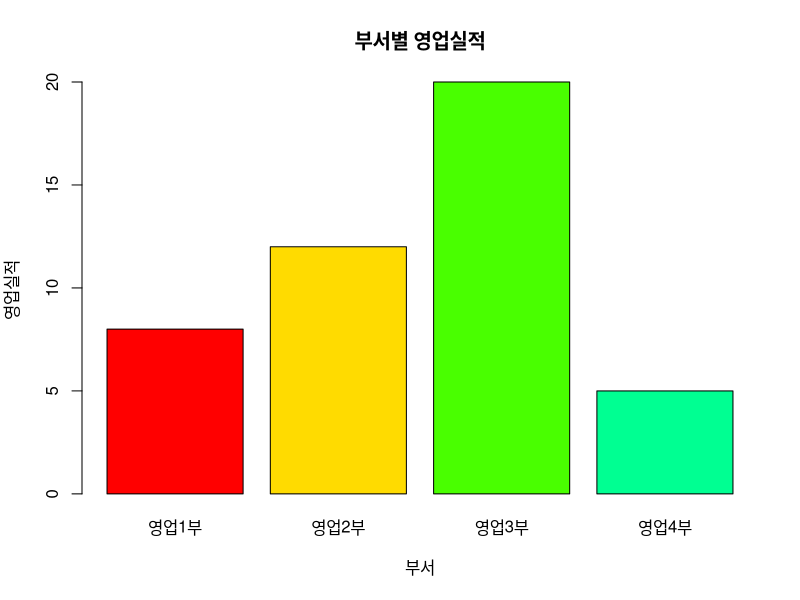
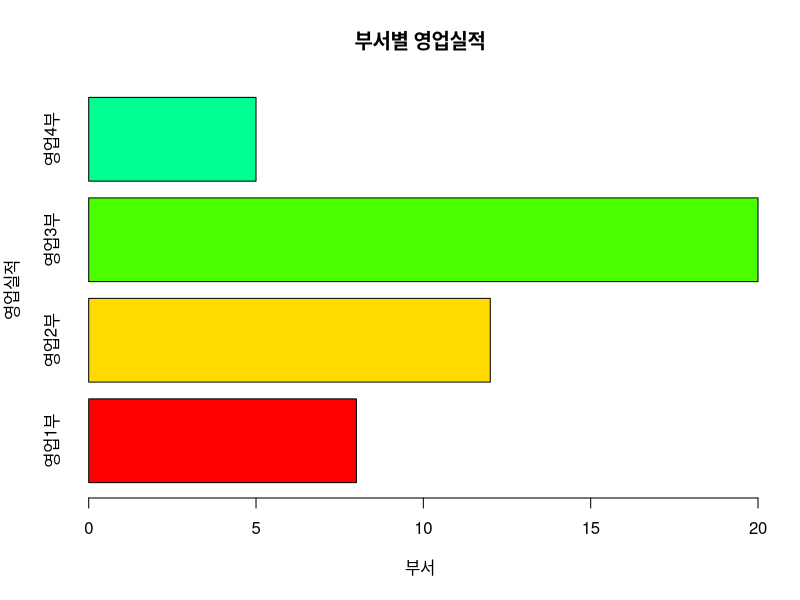
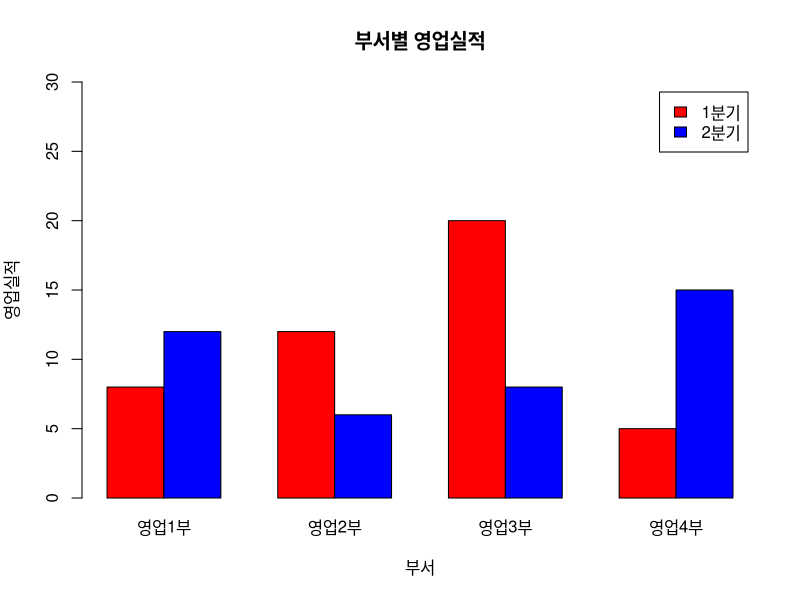
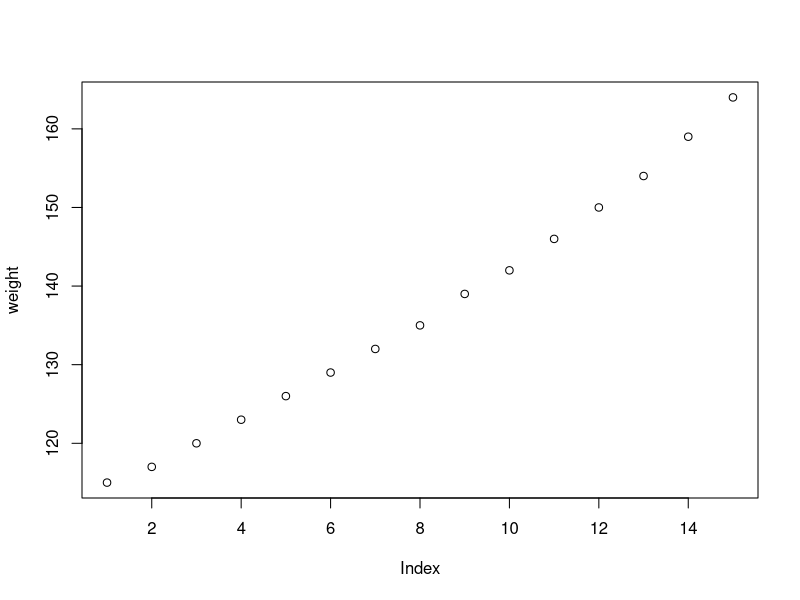
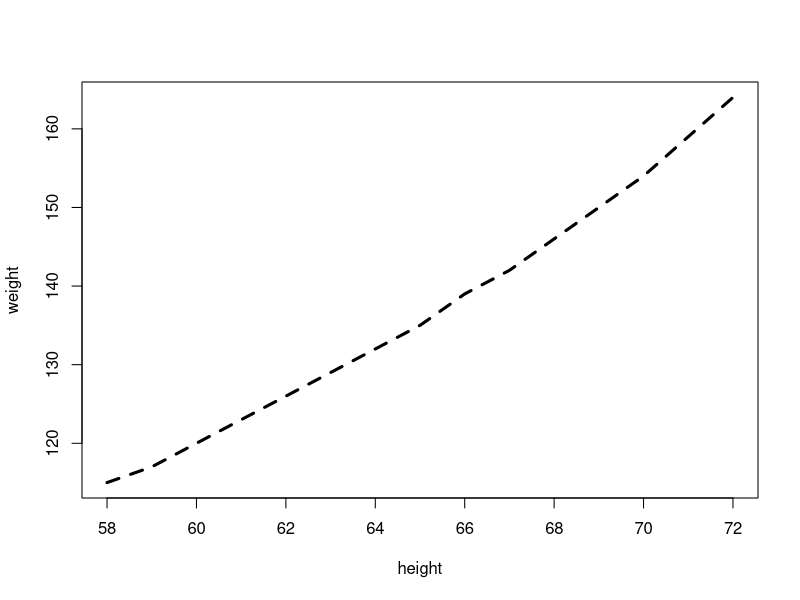
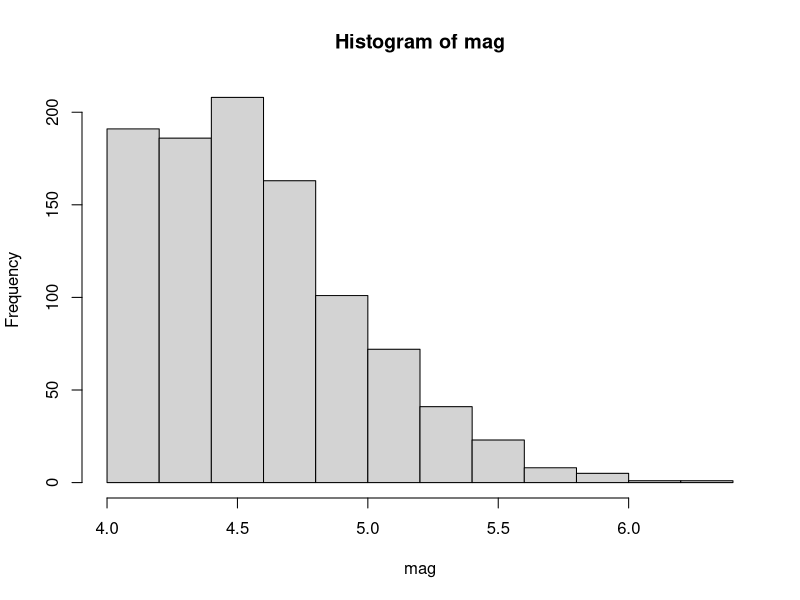
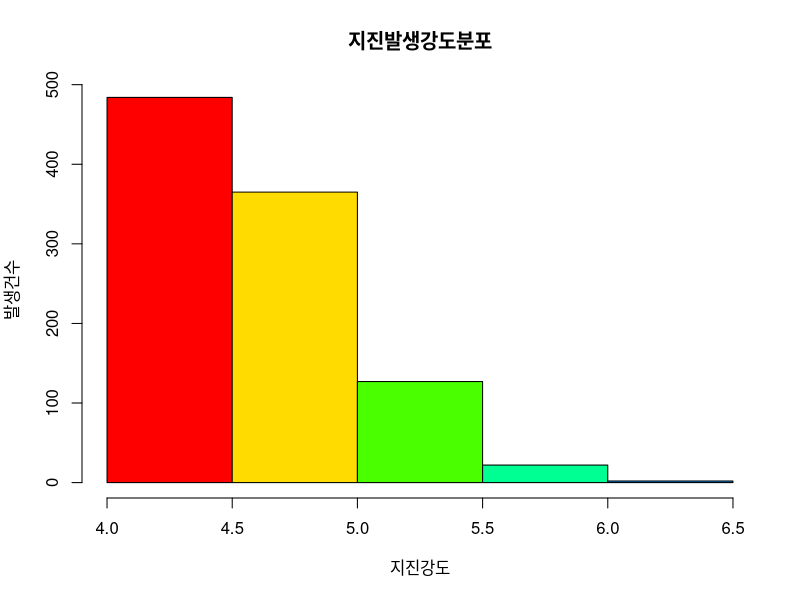
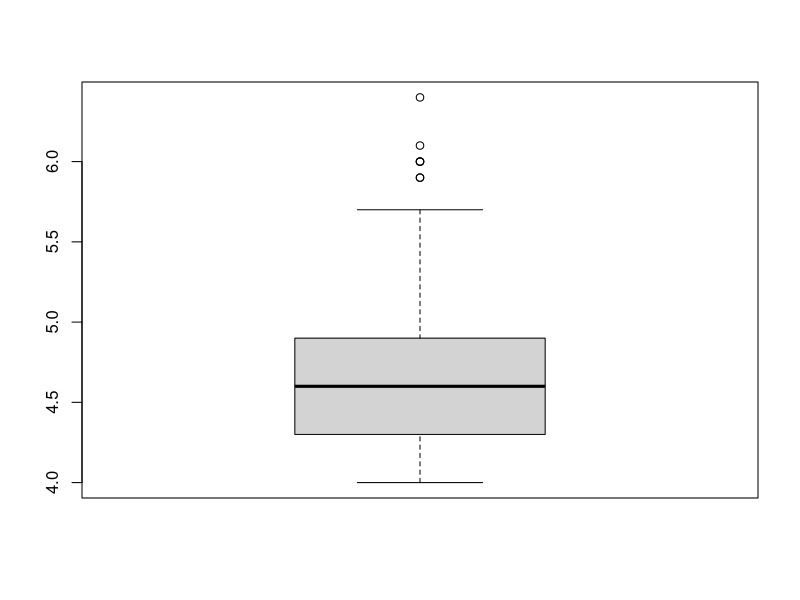

The R source for these figures, in order:
height <- c(8, 12, 20, 5)
name <- c("영업1부","영업2부","영업3부","영업4부")
barplot(height, names.arg = name, xlab = "부서", ylab = "영업실적", main = "부서별 영업실적", col = rainbow(7))


#수평막대
barplot(height, names.arg = name, xlab = "부서", ylab = "영업실적", main = "부서별 영업실적", col = rainbow(7), horiz = TRUE)


sale1 <- c(8, 12, 20, 5)
sale2 <- c(12, 6, 8, 15)
sales <- rbind(sale1, sale2)
sales
legend_name <- c("1분기", "2분기")
barplot(sales, names.arg = name, xlab = "부서", ylab = "영업실적", main = "부서별 영업실적", col = c("red", "blue"), ylim = c(0, 30), legend.text = legend_name, beside = TRUE)


women
help(women)
weight <- women$weight
weight
plot(weight) # 산점도 (y축의 값만 있으면(값이 1개만 있으면) x축은 개수(인덱스)의 데이터로 분석)

height <- women$height
plot(height, weight, type = "l", lty = 2, lwd = 3) # 순서: x, y / 생략하면 y만 나타낸다



quakes
mag <- quakes$mag
mag
hist(mag)
hist(mag, main = "지진발생강도분포", xlab = "지진강도", ylab = "발생건수", col = rainbow(7), breaks = seq(4, 6.5, 0.5))


summary(quakes) # 기술통계량
summary(quakes$mag)
boxplot(mag)
boxplot(mag, main = "지진발생강도분포", xlab = "지진", ylab = "발생건수", col = 'red')


library(lattice) # 일반 프로그램에서는 이 명령 필요
airquality
xyplot(Ozone ~ Wind, data = airquality)
xyplot(Ozone ~ Wind | factor(Month), data = airquality) # Month를 사용하면 달별로 보여준다 / factor타입을 사용하면 무슨 달인지 알려준다 (대부분 factor를 사용해야 한다)


xyplot(lat ~ long, data = quakes, pch = ".")



quakes$depth
depth.group <- equal.count(quakes$depth, number = 5, overlap = 0) # equal.count(data, number=n, overlap = 0) 여기서는 지진 깊이를 5개 영역으로
depth.group


xyplot(lat ~ long | depth.group, data = quakes)